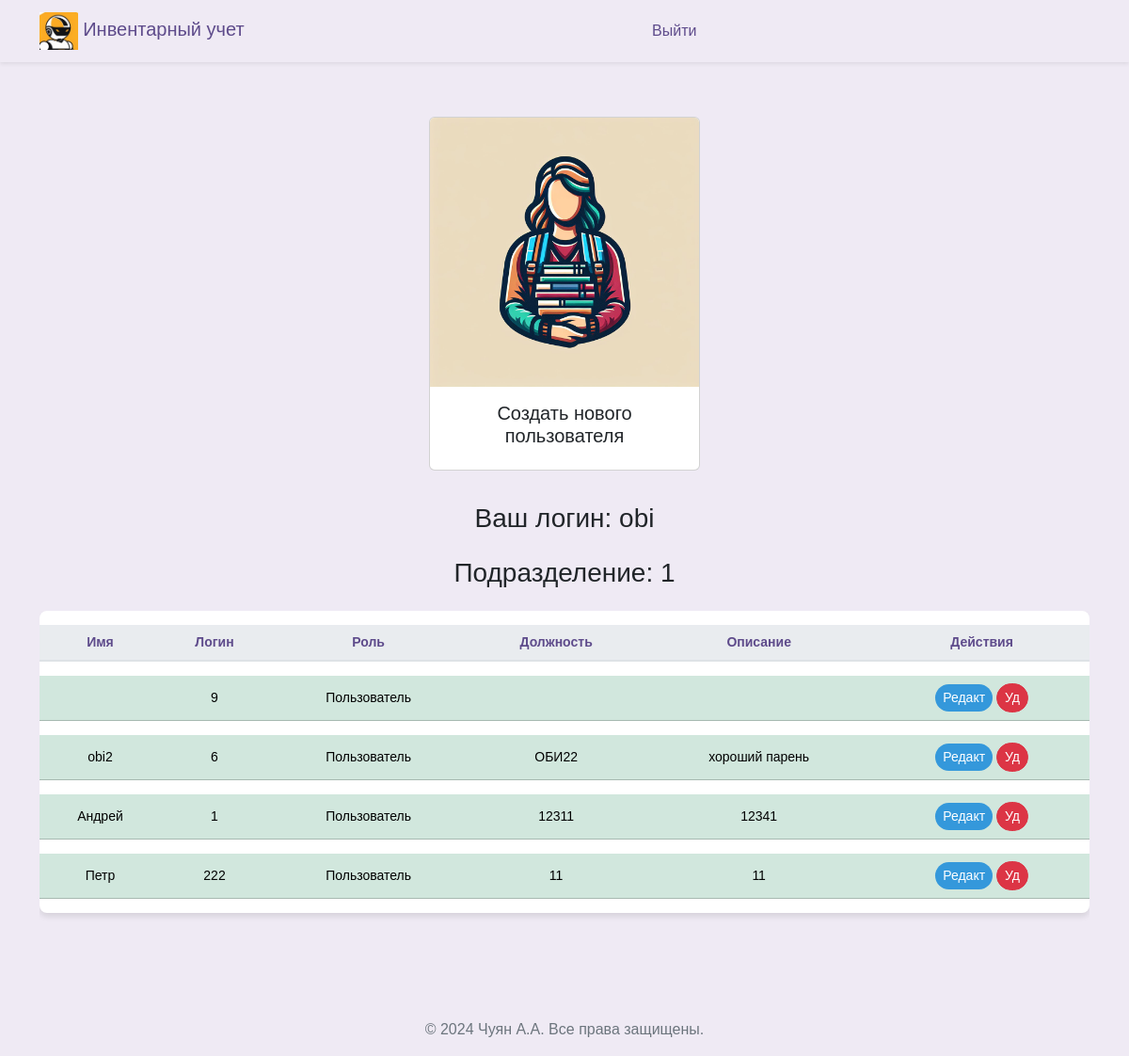
The page /workers (signed in) on the database as committed earlier.
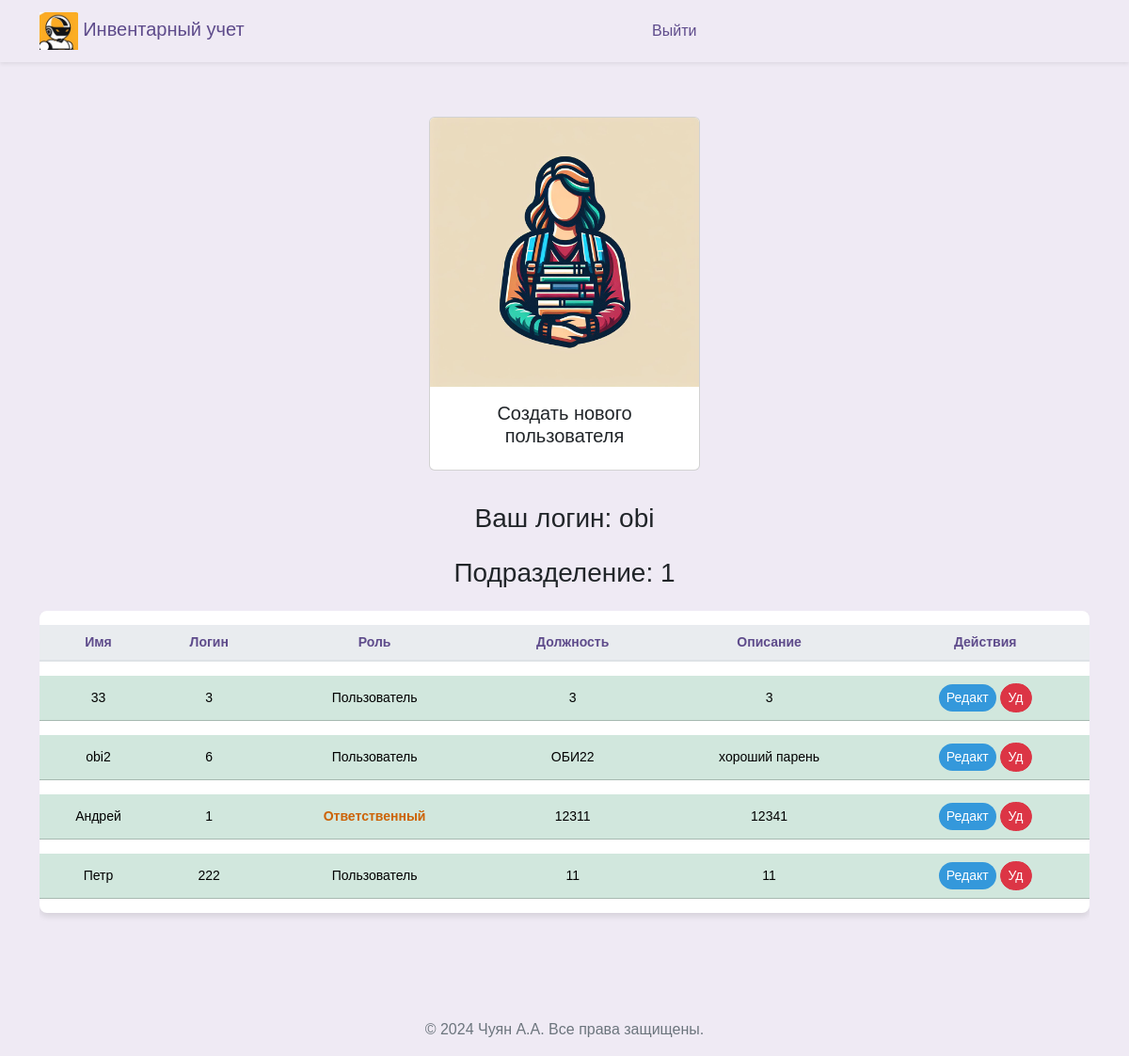
The same page on the database as committed later.
### src/database/models.py (models this page shows)
class Worker(Base):
    __tablename__ = "worker"
    id = Column(Integer, primary_key=True)
    role = Column(Enum(Role), default=Role.guest)
    fio = Column(String)
    name = Column(String, unique=True)
    password = Column(String)
    department = Column(String)
    position = Column(String)
    description = Column(String, default=None)
    conn_worker_arm = relationship(
        "Arm", back_populates="conn_arm_worker"
    )

### src/frontend/router.py (the view)
@router.get("/workers")
async def get_workers(
    request: Request,
    worker: Worker = Depends(get_worker_or_redirect),
    session: AsyncSession = Depends(get_session),
):
    data = await CRUDWorker.get_all_worker_sorted(session)
    return templates.TemplateResponse(
        "workers/index.html",
        {"request": request, "worker": worker, "data": data},
    )

### src/frontend/template/workers/index.html (shortened to what this page needs)
{% extends "base/base.html" %}
{% block content %}
<head>
</head>
<div class="d-flex justify-content-center align-items-center">
  <a class="nav-link" href="#" data-bs-toggle="modal" data-bs-target="#createWorkerModal" data-bs-workerdepartment="{{worker.department}}">
    <div class="card" style="width: 18rem; margin: 10px;">
      <img src="../frontend/assets/img/workers.jpg" class="card-img-top" alt="...">
      <div class="card-body">
        <h5 class="card-title" style="text-align: center;">Создать нового пользователя</h5>
      </div>
    </div>
  </a>
</div>
<div class="row ">
  <div class="col-12">
    <h3 class="mb-4" style="margin-bottom: 60px; text-align: center;">Ваш логин: {{ worker.name }}</h3>
    <h3 class="mb-4" style="margin-bottom: 60px; text-align: center;">Подразделение: {{ worker.department }}</h3>
    <div class="table-responsive">
      <table class="table table-hover table-shadow table-rounded ">
        <thead>
          <tr>
            <th scope="col" >Имя</th>
            <th scope="col" >Логин</th>
            <th scope="col" >Роль</th>
            <th scope="col" >Должность</th>
            <th scope="col" >Описание</th>
            <th scope="col" >Действия</th>
          </tr>
        </thead>
        <tbody class="text-center">
          {% for worker_tuple in data %}
            {% set workers = worker_tuple %}
              {% if workers.department == worker.department and workers.role.name != "admin"%}
                <tr class="table-success " >
                  <td>{{ workers.fio }}</td>
                  <td>{{ workers.name }}</td>
                  <td>{% if workers.role.name == 'user' %}<span class="orange-bold-text">Ответственный</span>{% elif workers.role.name == 'admin' %}<span class="red-bold-text">Администратор</span> {% else %}Пользователь{% endif %}</td>
                  <td>{{ workers.position }}</td>
                  <td>{{ workers.description }}</td>
                  <td>
                    <button type="button" class="btn btn-primary btn-sm" style="background-color: #3498db; color: white;"
                      data-bs-toggle="modal"
                      data-bs-target="#updateModal"
                      data-bs-1="{{workers.fio}}"
                      data-bs-2="{{workers.name}}"
                      data-bs-3="{{workers.position}}"
                      data-bs-4="{{workers.description}}"
                      data-bs-5= "{{workers.id}}"
                      data-bs-6= "{{workers.department}}"
                      data-bs-7= "{{workers.role}}">
                      Редакт
                    </button>
                    <button type="button" class="btn btn-danger btn-sm" style="color: white;"
                      onclick="deleteWorker('{{ workers.id }}')">
                      Уд
                    </button>
                  </td>
                </tr>
                {% endif %}
          {% endfor %}
        </tbody>
      </table>
    </div>
  </div>
</div>
{% endblock %}

Rows that differ between the two databases and show on the page:
removed Worker: name "9", role "Пользователь"
now on this page (row edited): Worker: fio "33", name "3", role "Пользователь", position "3", description "3"
changed Worker "Андрей": role "Пользователь" → "Ответственный"
